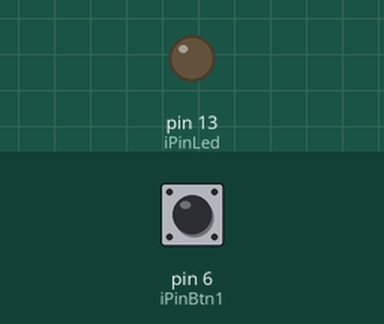
Bench run of a sketch on a simulated Arduino Uno, built with avr-gcc and run on an emulated ATmega328P. Parts: output pins drawn as LEDs (lit = HIGH). Inputs (shaded band) come from the test bench; at power-on: pin 6 (iPinBtn1) LOW.

Above: at 1.2 s.
1.3 s: pin 6 (iPinBtn1) pulled HIGH for 0.15 s
At 1.4 s:
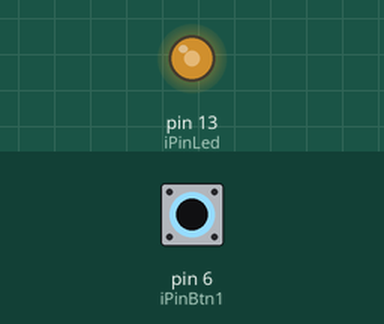
3.0 s: pin 6 (iPinBtn1) pulled HIGH for 1 s
At 5.2 s:
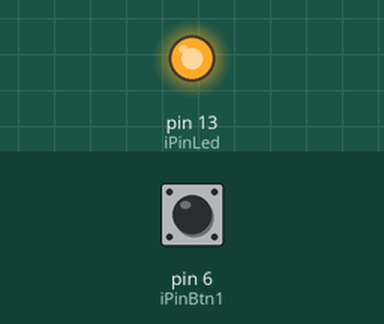
5.5 s: pin 6 (iPinBtn1) pulled HIGH for 3.2 s
At 6.4 s:
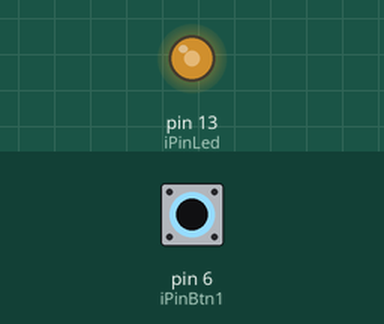
Timing chart, 0 to 10.2 s (numbered marks = the images above; inputs shaded):
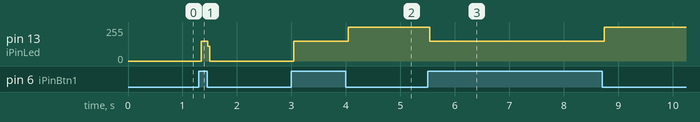

The sketch:

Aula3.ino
```cpp
/**
   Leitura digital de um interruptor simples
   @author Daniel Abdalla
*/
int iPinLed = 13;
int iPinLed2 = 12;
int iDelay = 100;
int iPinBtn1 = 6;
int iPinBtn2 = 7;
bool bLed = false;

void setup() {

  Serial.begin(9600);
  pinMode(iPinLed, OUTPUT);
  digitalWrite(iPinLed, LOW);
  pinMode(iPinBtn1, INPUT);
  pinMode(iPinBtn2, INPUT);
}

void loop() {
  if ( digitalRead(iPinBtn1) == HIGH && bLed == false ) {
    digitalWrite(iPinLed, HIGH);
    bLed = true;
  } else if ( digitalRead(iPinBtn1) == HIGH && bLed == true ) {
    digitalWrite(iPinLed, LOW);
    bLed = false;
  }

}
```

Measured:
- after the input at 1.3 s, pin 13 (iPinLed): 0/255 → 150/255 at once, → 0/255 0.12 s later
- after the input at 3.0 s, pin 13 (iPinLed): 0/255 → 150/255 at once, → 255/255 1.0 s later
- after the input at 5.5 s, pin 13 (iPinLed): 255/255 → 150/255 at once, → 255/255 3.2 s later
